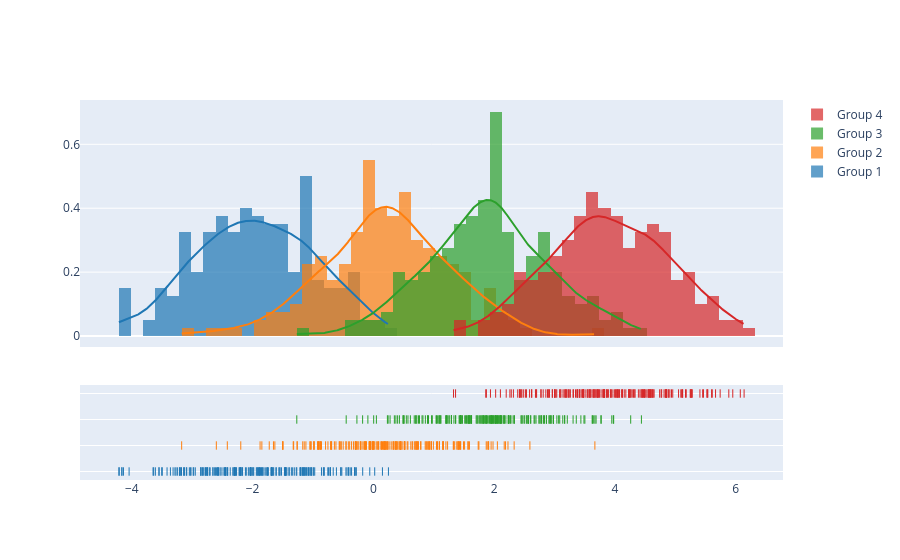

Here is the notebook cell this chart was saved with:
### Code cell
import plotly.figure_factory as ff

# Add histogram data
x1 = np.random.randn(200) - 2
x2 = np.random.randn(200)
x3 = np.random.randn(200) + 2
x4 = np.random.randn(200) + 4

# Group data together
hist_data = [x1, x2, x3, x4]

group_labels = ['Group 1', 'Group 2', 'Group 3', 'Group 4']

# Create distplot with custom bin_size
fig = ff.create_distplot(hist_data, group_labels, bin_size=.2)
fig.show()

### Figure 1 — Plotly figure (JSON) as saved in the notebook; plotly's stock layout.template omitted (floating-point values rounded to 4 significant figures; data arrays with more than 128 entries replaced by an {"elided": "..."} marker saying what was removed)
{"data": [{"autobinx": false, "histnorm": "probability density", "legendgroup": "Group 1", "marker": {"color": "rgb(31, 119, 180)"}, "name": "Group 1", "opacity": 0.7, "type": "histogram", "x": {"elided": "200 float values"}, "xaxis": "x", "xbins": {"end": 0.2501, "size": 0.2, "start": -4.214}, "yaxis": "y"}, {"autobinx": false, "histnorm": "probability density", "legendgroup": "Group 2", "marker": {"color": "rgb(255, 127, 14)"}, "name": "Group 2", "opacity": 0.7, "type": "histogram", "x": {"elided": "200 float values"}, "xaxis": "x", "xbins": {"end": 3.669, "size": 0.2, "start": -3.174}, "yaxis": "y"}, {"autobinx": false, "histnorm": "probability density", "legendgroup": "Group 3", "marker": {"color": "rgb(44, 160, 44)"}, "name": "Group 3", "opacity": 0.7, "type": "histogram", "x": {"elided": "200 float values"}, "xaxis": "x", "xbins": {"end": 4.44, "size": 0.2, "start": -1.267}, "yaxis": "y"}, {"autobinx": false, "histnorm": "probability density", "legendgroup": "Group 4", "marker": {"color": "rgb(214, 39, 40)"}, "name": "Group 4", "opacity": 0.7, "type": "histogram", "x": {"elided": "200 float values"}, "xaxis": "x", "xbins": {"end": 6.141, "size": 0.2, "start": 1.328}, "yaxis": "y"}, {"legendgroup": "Group 1", "marker": {"color": "rgb(31, 119, 180)"}, "mode": "lines", "name": "Group 1", "showlegend": false, "type": "scatter", "x": {"elided": "500 float values"}, "xaxis": "x", "y": {"elided": "500 float values"}, "yaxis": "y"}, {"legendgroup": "Group 2", "marker": {"color": "rgb(255, 127, 14)"}, "mode": "lines", "name": "Group 2", "showlegend": false, "type": "scatter", "x": {"elided": "500 float values"}, "xaxis": "x", "y": {"elided": "500 float values"}, "yaxis": "y"}, {"legendgroup": "Group 3", "marker": {"color": "rgb(44, 160, 44)"}, "mode": "lines", "name": "Group 3", "showlegend": false, "type": "scatter", "x": {"elided": "500 float values"}, "xaxis": "x", "y": {"elided": "500 float values"}, "yaxis": "y"}, {"legendgroup": "Group 4", "marker": {"color": "rgb(214, 39, 40)"}, "mode": "lines", "name": "Group 4", "showlegend": false, "type": "scatter", "x": {"elided": "500 float values"}, "xaxis": "x", "y": {"elided": "500 float values"}, "yaxis": "y"}, {"legendgroup": "Group 1", "marker": {"color": "rgb(31, 119, 180)", "symbol": "line-ns-open"}, "mode": "markers", "name": "Group 1", "showlegend": false, "type": "scatter", "x": {"elided": "200 float values"}, "xaxis": "x", "y": {"elided": "200 str values"}, "yaxis": "y2"}, {"legendgroup": "Group 2", "marker": {"color": "rgb(255, 127, 14)", "symbol": "line-ns-open"}, "mode": "markers", "name": "Group 2", "showlegend": false, "type": "scatter", "x": {"elided": "200 float values"}, "xaxis": "x", "y": {"elided": "200 str values"}, "yaxis": "y2"}, {"legendgroup": "Group 3", "marker": {"color": "rgb(44, 160, 44)", "symbol": "line-ns-open"}, "mode": "markers", "name": "Group 3", "showlegend": false, "type": "scatter", "x": {"elided": "200 float values"}, "xaxis": "x", "y": {"elided": "200 str values"}, "yaxis": "y2"}, {"legendgroup": "Group 4", "marker": {"color": "rgb(214, 39, 40)", "symbol": "line-ns-open"}, "mode": "markers", "name": "Group 4", "showlegend": false, "type": "scatter", "x": {"elided": "200 float values"}, "xaxis": "x", "y": {"elided": "200 str values"}, "yaxis": "y2"}], "layout": {"barmode": "overlay", "hovermode": "closest", "legend": {"traceorder": "reversed"}, "xaxis": {"anchor": "y2", "domain": [0.0, 1.0], "zeroline": false}, "yaxis": {"anchor": "free", "domain": [0.35, 1], "position": 0.0}, "yaxis2": {"anchor": "x", "domain": [0, 0.25], "dtick": 1, "showticklabels": false}}}
